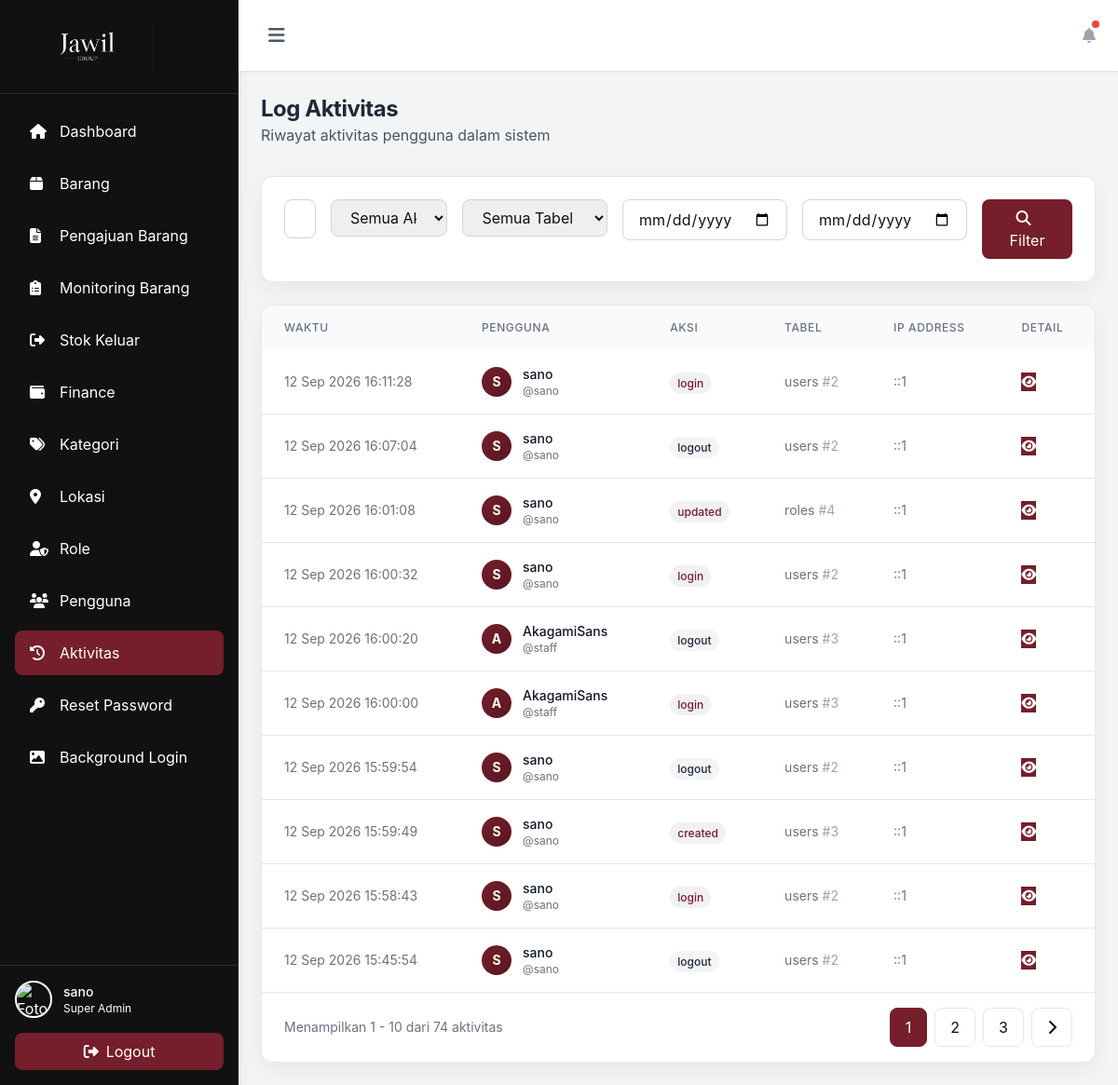
Page /logs.php (signed in) on the committed database.
### tables this page shows
CREATE TABLE `menus` (
  `id` int(11) NOT NULL,
  `menu_name` varchar(50) NOT NULL,
  `menu_label` varchar(100) NOT NULL,
  `menu_icon` varchar(50) NOT NULL,
  `menu_url` varchar(100) NOT NULL,
  `menu_order` int(11) DEFAULT 0,
  `is_active` tinyint(1) DEFAULT 1,
  `created_at` timestamp NOT NULL DEFAULT current_timestamp()
);

CREATE TABLE `activity_logs` (
  `id` int(11) NOT NULL,
  `user_id` int(11) DEFAULT NULL,
  `action` varchar(50) NOT NULL,
  `table_name` varchar(50) DEFAULT NULL,
  `record_id` int(11) DEFAULT NULL,
  `old_values` longtext DEFAULT NULL CHECK (json_valid(`old_values`)),
  `new_values` longtext DEFAULT NULL CHECK (json_valid(`new_values`)),
  `ip_address` varchar(45) DEFAULT NULL,
  `user_agent` text DEFAULT NULL,
  `created_at` timestamp NOT NULL DEFAULT current_timestamp()
);

CREATE TABLE `users` (
  `id` int(11) NOT NULL,
  `employee_id` varchar(50) DEFAULT NULL,
  `username` varchar(50) NOT NULL,
  `email` varchar(100) NOT NULL,
  `password` varchar(255) NOT NULL,
  `full_name` varchar(100) NOT NULL,
  `profile_photo` varchar(255) DEFAULT NULL,
  `role_id` int(11) NOT NULL,
  `is_active` tinyint(1) DEFAULT 1,
  `created_at` timestamp NOT NULL DEFAULT current_timestamp(),
  `updated_at` timestamp NOT NULL DEFAULT current_timestamp() ON UPDATE current_timestamp()
);

### logs.php (the view, shortened to what the rows shown need)
<?php
require_once 'includes/header.php';
$db = Database::getInstance();
$where = ['1=1'];
$params = [];
$whereClause = implode(' AND ', $where);
$page = max(1, intval($_GET['page'] ?? 1));
$offset = ($page - 1) * ITEMS_PER_PAGE;
$logs = $db->fetchAll("
    SELECT al.*, u.full_name, u.username
    FROM activity_logs al
    LEFT JOIN users u ON al.user_id = u.id
    WHERE $whereClause
    ORDER BY al.created_at DESC
    LIMIT " . ITEMS_PER_PAGE . " OFFSET $offset
", $params);
?>
<div class="mb-8">
    <div>
        <h2 class="text-2xl font-bold text-gray-800">Log Aktivitas</h2>
    </div>
</div>
<div class="bg-white rounded-xl shadow-sm overflow-hidden">
    <div class="overflow-x-auto">
        <table class="w-full">
            <thead class="bg-gray-50">
                <tr>
                    <th class="px-6 py-4 text-left text-xs font-medium text-gray-500 uppercase tracking-wider">Waktu</th>
                    <th class="px-6 py-4 text-left text-xs font-medium text-gray-500 uppercase tracking-wider">Pengguna</th>
                    <th class="px-6 py-4 text-left text-xs font-medium text-gray-500 uppercase tracking-wider">Aksi</th>
                    <th class="px-6 py-4 text-left text-xs font-medium text-gray-500 uppercase tracking-wider">Tabel</th>
                    <th class="px-6 py-4 text-left text-xs font-medium text-gray-500 uppercase tracking-wider">IP Address</th>
                    <th class="px-6 py-4 text-left text-xs font-medium text-gray-500 uppercase tracking-wider">Detail</th>
                </tr>
            </thead>
            <tbody class="divide-y divide-gray-200">
                <?php if (count($logs) > 0): ?>
                    <?php foreach ($logs as $log): ?>
                        <tr class="hover:bg-gray-50">
                            <td class="px-6 py-4 whitespace-nowrap text-sm text-gray-500">
                                <?php echo date('d M Y H:i:s', strtotime($log['created_at'])); ?>
                            </td>
                            <td class="px-6 py-4 whitespace-nowrap">
                                <div class="flex items-center">
                                    <div class="w-8 h-8 bg-gradient-to-r from-purple-600 to-indigo-600 rounded-full flex items-center justify-center text-white text-sm font-bold mr-3">
                                        <?php echo strtoupper(substr($log['full_name'] ?? 'S', 0, 1)); ?>
                                    </div>
                                    <div>
                                        <p class="text-sm font-medium text-gray-900"><?php echo htmlspecialchars($log['full_name'] ?? 'System'); ?></p>
                                        <p class="text-xs text-gray-500">@<?php echo htmlspecialchars($log['username'] ?? '-'); ?></p>
                                    </div>
                                </div>
                            </td>
                            <td class="px-6 py-4 whitespace-nowrap">
                                <?php
                                $actionColors = [
                                    'created' => 'bg-green-100 text-green-800',
                                    'updated' => 'bg-blue-100 text-blue-800',
                                    'deleted' => 'bg-red-100 text-red-800',
                                    'login' => 'bg-purple-100 text-purple-800',
                                    'logout' => 'bg-gray-100 text-gray-800'
                                ];
                                $color = $actionColors[$log['action']] ?? 'bg-gray-100 text-gray-800';
                                ?>
                                <span class="px-2 py-1 rounded-full text-xs font-medium <?php echo $color; ?>">
                                    <?php echo htmlspecialchars($log['action']); ?>
                                </span>
                            </td>
                            <td class="px-6 py-4 whitespace-nowrap text-sm text-gray-500">
                                <?php echo $log['table_name'] ? htmlspecialchars($log['table_name']) : '-'; ?>
                                <?php if ($log['record_id']): ?>
                                    <span class="text-gray-400">#<?php echo $log['record_id']; ?></span>
                                <?php endif; ?>
                            </td>
                            <td class="px-6 py-4 whitespace-nowrap text-sm text-gray-500">
                                <?php echo htmlspecialchars($log['ip_address'] ?? '-'); ?>
                            </td>
                            <td class="px-6 py-4 whitespace-nowrap text-sm">
                                <button onclick="showDetail(<?php echo $log['id']; ?>)" class="text-purple-600 hover:text-purple-800" title="Lihat Detail">
                                    <i class="fas fa-eye"></i>
                                </button>
                            </td>
                        </tr>
                    <?php endforeach; ?>
                <?php endif; ?>
            </tbody>
        </table>
    </div>
</div>
<?php require_once 'includes/footer.php'; ?>

### includes/header.php (shortened to what the rows shown need)
<?php
require_once __DIR__ . '/auth.php';
$auth->requireLogin();
?>
<!DOCTYPE html>
<html lang="id">
<head>
    <script src="https://cdn.tailwindcss.com"></script>
    <link rel="stylesheet" href="https://cdnjs.cloudflare.com/ajax/libs/font-awesome/6.4.0/css/all.min.css">
</head>
<body class="bg-gray-100">
    <div class="flex h-screen overflow-hidden">
        <aside id="desktopSidebar" class="w-64 bg-white shadow-lg flex-shrink-0 hidden md:block">
            <nav class="p-4 space-y-2">
                <?php
                $accessibleMenus = $auth->getAccessibleMenus();
                foreach ($accessibleMenus as $menu):
                ?>
                <a href="<?php echo $menu['menu_url']; ?>" class="sidebar-link flex items-center space-x-3 px-4 py-3 rounded-lg text-gray-700 transition <?php echo basename($_SERVER['PHP_SELF']) == basename($menu['menu_url']) ? 'active' : ''; ?>">
                    <i class="fas <?php echo $menu['menu_icon']; ?> w-5"></i>
                    <span><?php echo $menu['menu_label']; ?></span>
                </a>
                <?php endforeach; ?>
            </nav>
        </aside>
        <div class="flex-1 flex flex-col overflow-hidden">
            <main class="flex-1 overflow-y-auto p-6">

### rows in the picture
menus: menu_label "Dashboard"
menus: menu_label "Barang"
menus: menu_label "Pengajuan Barang"
menus: menu_label "Monitoring Barang"
menus: menu_label "Stok Keluar"
menus: menu_label "Finance"
menus: menu_label "Kategori"
menus: menu_label "Lokasi"
menus: menu_label "Role"
menus: menu_label "Pengguna"
menus: menu_label "Aktivitas"
menus: menu_label "Reset Password"
activity_logs: created_at "12 Sep 2026 16:11:28", user.full_name "S", user.full_name "sano", user.username "sano", action "login", table_name "users", record "2", ip_address "::1"
activity_logs: created_at "12 Sep 2026 16:07:04", user.full_name "S", user.full_name "sano", user.username "sano", action "logout", table_name "users", record "2", ip_address "::1"
activity_logs: created_at "12 Sep 2026 16:01:08", user.full_name "S", user.full_name "sano", user.username "sano", action "updated", table_name "roles", record "4", ip_address "::1"
activity_logs: created_at "12 Sep 2026 16:00:32", user.full_name "S", user.full_name "sano", user.username "sano", action "login", table_name "users", record "2", ip_address "::1"
activity_logs: created_at "12 Sep 2026 16:00:20", user.full_name "A", user.full_name "AkagamiSans", user.username "staff", action "logout", table_name "users", record "3", ip_address "::1"
activity_logs: created_at "12 Sep 2026 16:00:00", user.full_name "A", user.full_name "AkagamiSans", user.username "staff", action "login", table_name "users", record "3", ip_address "::1"
activity_logs: created_at "12 Sep 2026 15:59:54", user.full_name "S", user.full_name "sano", user.username "sano", action "logout", table_name "users", record "2", ip_address "::1"
activity_logs: created_at "12 Sep 2026 15:59:49", user.full_name "S", user.full_name "sano", user.username "sano", action "created", table_name "users", record "3", ip_address "::1"
activity_logs: created_at "12 Sep 2026 15:58:43", user.full_name "S", user.full_name "sano", user.username "sano", action "login", table_name "users", record "2", ip_address "::1"
activity_logs: created_at "12 Sep 2026 15:45:54", user.full_name "S", user.full_name "sano", user.username "sano", action "logout", table_name "users", record "2", ip_address "::1"

### other values in the picture
$user['full_name'] "sano"
$user['role_name'] "Super Admin"
$offset + 1 "1"
min($offset + ITEMS_PER_PAGE, $totalLogs) "10"
$totalLogs "74"
